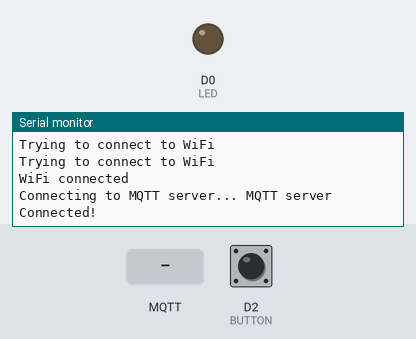
The sketch below on a simulated ESP8266 (NodeMCU). On the bench: output pins drawn as LEDs (lit = HIGH), the last lines printed to the serial monitor. Inputs (shaded band) come from the test bench; at power-on: D2 (BUTTON) HIGH. WiFi joins after 1.5 s; servers stay silent unless stated; no MQTT or app messages arrive unless stated.

Above: at 3.2 s.
3.3 s: D2 (BUTTON) pulled LOW for 0.15 s
At 4.5 s:
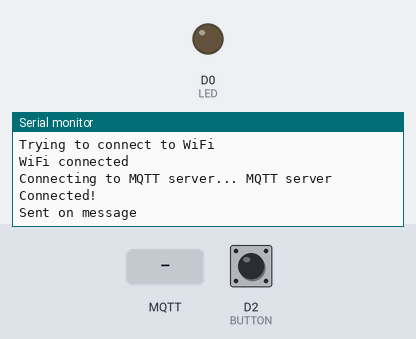
4.9 s: MQTT message "1" arrives on the first subscribed topic
At 5.8 s:
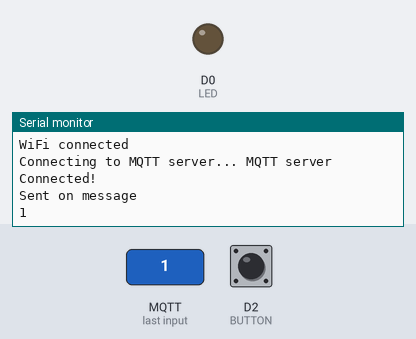
6.4 s: D2 (BUTTON) pulled LOW for 1 s
At 7.1 s:
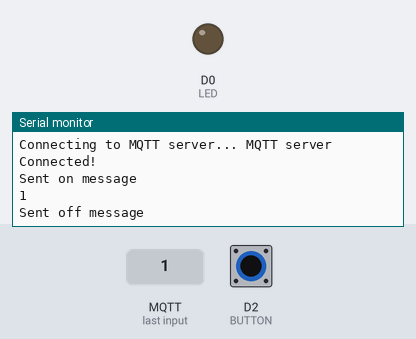
8.9 s: MQTT message "on" arrives on the first subscribed topic
At 10.1 s:
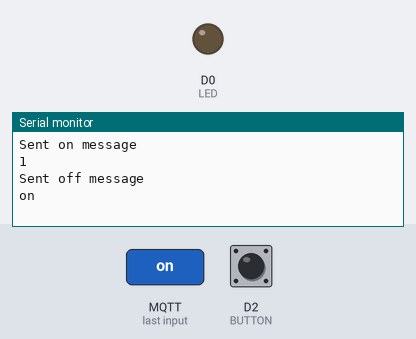
10.4 s: MQTT message "off" arrives on the first subscribed topic
At 11.5 s:
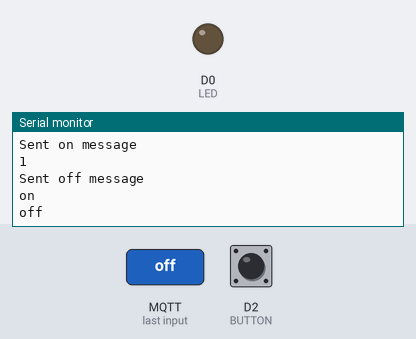

Measured:
- after the input at 3.3 s, the serial monitor: prints a new line after 0.06 s (image 1)
- after the input at 4.9 s, the serial monitor: prints a new line after 0.06 s (image 2)
- after the input at 6.4 s, the serial monitor: prints a new line after 0.06 s (image 3)
- after the input at 8.9 s, the serial monitor: prints a new line after 0.07 s (image 4)
- after the input at 10.4 s, the serial monitor: prints a new line after 0.07 s (image 5)

The sketch:

arduinoIOTProject.ino
```cpp
#include <ESP8266WiFi.h>
#include <PubSubClient.h>

// WiFi/MQTT parameters
#define WLAN_SSID       "WLAN_SSID"
#define WLAN_PASS       "WLAN_PASS"
#define BROKER_IP       "BROKER_IP "

// vars
#define LED D0
#define BUTTON D2
#define ON 0
#define OFF 1

bool buttonState;
bool securitySystemState;
bool previousState;

WiFiClient client;
PubSubClient mqttclient(client);

void callback (char* topic, byte* payload, unsigned int length) {
  // add null terminator to end of message
  payload[length] = '\0';

  Serial.write(payload, length); //print incoming messages
  Serial.write("\n");

  // if message tells arduino to turn on light
  if((strcmp((char*)(payload), "arduinoLedOn")) == 0){
    digitalWrite(LED, HIGH);
  }
}


void setup() {
  // setup pin as output
  pinMode(LED, OUTPUT);
  pinMode(BUTTON, INPUT);

  securitySystemState = OFF;
  previousState = OFF;

  // connect to output channel
  Serial.begin(115200);

  // connect to wifi
  WiFi.mode(WIFI_STA);
  WiFi.begin(WLAN_SSID, WLAN_PASS);
  while (WiFi.status() != WL_CONNECTED) {
    delay(1000);
    Serial.print("Trying to connect to WiFi\n");
  }

  // print wifi info
  Serial.println(F("WiFi connected"));

  // connect to mqtt server
  mqttclient.setServer(BROKER_IP, 1883);
  mqttclient.setCallback(callback);
  connect();

  // set up LED
  digitalWrite(LED, LOW);
}

void loop() {

  if (!mqttclient.connected()) { //make sure mqqt is connected
    connect();
  }
  mqttclient.loop(); // run client

  // get button state
  buttonState = digitalRead(BUTTON);
  if(buttonState == ON and buttonState != previousState) {
    if(securitySystemState == OFF) {
      mqttclient.publish("/fromArduino", "securitySystemOn", false);
      securitySystemState = ON;
      digitalWrite(LED, LOW);
      Serial.print("Sent on message\n");
    } else {
      mqttclient.publish("/fromArduino", "securitySystemOff", false);
      securitySystemState = OFF;
      Serial.print("Sent off message\n");
    }
  }
  previousState = buttonState;
  delay(100);
}

// connect to mqtt
void connect() {
  while (WiFi.status() != WL_CONNECTED) {
    Serial.println(F("Wifi issue"));
    delay(3000);
  }
  Serial.print(F("Connecting to MQTT server... "));
  while(!mqttclient.connected()) {
    if (mqttclient.connect(WiFi.macAddress().c_str())) {
      Serial.println(F("MQTT server Connected!"));
      mqttclient.subscribe("/fromRPi"); // subscribe to fromRPi channel
    } else {
      Serial.print(F("MQTT server connection failed! rc="));
      Serial.print(mqttclient.state());
      Serial.println("try again in 10 seconds");
      // Wait 5 seconds before retrying
      delay(20000);
    }
  }
}
```
